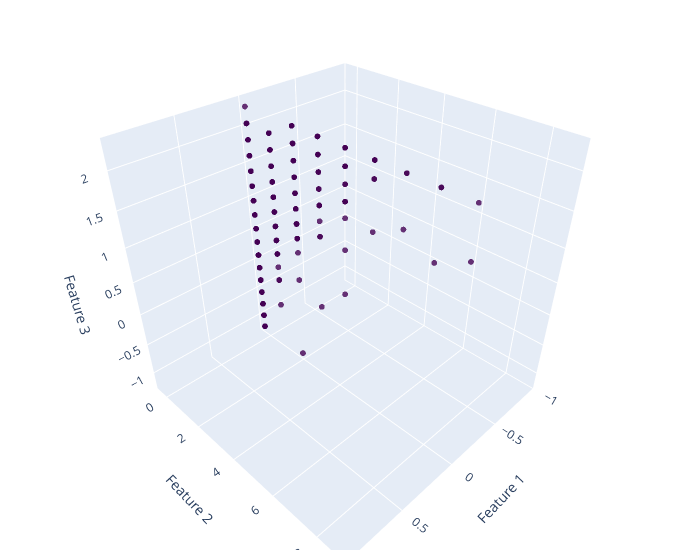
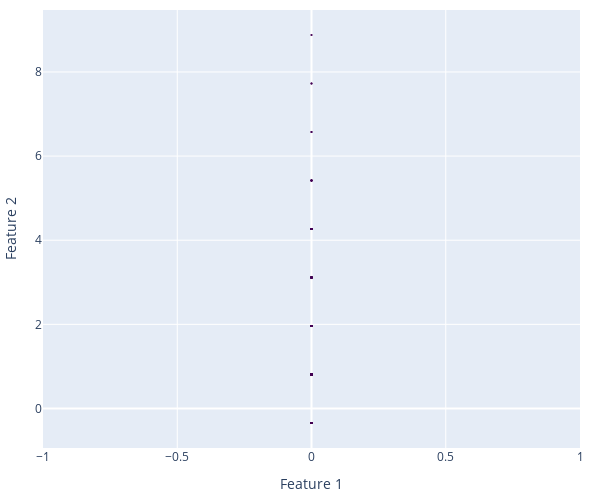

Notebook code for these charts, in order:
### Code cell
import pandas as pd
import numpy as np
from sklearn.cluster import DBSCAN
from sklearn.preprocessing import StandardScaler
from sklearn.metrics import silhouette_score
from sklearn.impute import SimpleImputer
import plotly.graph_objs as go
from plotly.subplots import make_subplots

# Load training data
train_data = pd.read_csv('digitDset_train.csv')
train_data.dropna(inplace=True)

# Scale data
scaler = StandardScaler()
train_data_scaled = scaler.fit_transform(train_data)

# Set range of parameters for grid search
eps_range = np.arange(0.5, 3, 0.1)
min_samples_range = np.arange(2, 10)

# Initialize variables to store best hyperparameters and silhouette score
best_score = -1
best_eps = None
best_min_samples = None

# Grid search over hyperparameters
for eps in eps_range:
    for min_samples in min_samples_range:
        dbscan = DBSCAN(eps=eps, min_samples=min_samples)
        dbscan.fit(train_data_scaled)
        labels = dbscan.labels_
        n_clusters = len(set(labels)) - (1 if -1 in labels else 0)
        if n_clusters > 1:
            score = silhouette_score(train_data_scaled, labels)
            if score > best_score:
                best_score = score
                best_eps = eps
                best_min_samples = min_samples

print('Best hyperparameters:', {'eps': best_eps, 'min_samples': best_min_samples})

# Load test data
test_data = pd.read_csv('digitDset_test.csv')
test_data.dropna(inplace=True)

# Scale test data
test_data_scaled = scaler.transform(test_data)

# Train model on full dataset with best hyperparameters
dbscan = DBSCAN(eps=best_eps, min_samples=best_min_samples)
dbscan.fit(train_data_scaled)

# Cluster test data
test_labels = dbscan.fit_predict(test_data_scaled)
n_clusters = len(set(test_labels)) - (1 if -1 in test_labels else 0)
print('Number of clusters in test data:', n_clusters)

# Plot 3D graph
fig = make_subplots(rows=1, cols=1, specs=[[{'type': 'scatter3d'}]])

trace = go.Scatter3d(
    x=test_data_scaled[:, 0],
    y=test_data_scaled[:, 1],
    z=test_data_scaled[:, 2],
    mode='markers',
    marker=dict(
        size=2,
        color=test_labels,
        colorscale='Viridis',
        opacity=0.8
    )
)
fig.add_trace(trace)

fig.update_layout(scene=dict(
                    xaxis_title='Feature 1',
                    yaxis_title='Feature 2',
                    zaxis_title='Feature 3'),
                    width=700,
                    margin=dict(r=20, b=10, l=10, t=10))

fig.show()

### Figure 1 — Plotly figure (JSON) as saved in the notebook; plotly's stock layout.template omitted (floating-point values rounded to 4 significant figures; data arrays with more than 128 entries replaced by an {"elided": "..."} marker saying what was removed)
{"data": [{"marker": {"color": {"elided": "1796 int values"}, "colorscale": [[0, "#440154"], [0.1111, "#482878"], [0.2222, "#3e4989"], [0.3333, "#31688e"], [0.4444, "#26828e"], [0.5556, "#1f9e89"], [0.6667, "#35b779"], [0.7778, "#6ece58"], [0.8889, "#b5de2b"], [1, "#fde725"]], "opacity": 0.8, "size": 2}, "mode": "markers", "type": "scatter3d", "x": {"elided": "1796 int values"}, "y": {"elided": "1796 float values"}, "z": {"elided": "1796 float values"}}], "layout": {"margin": {"b": 10, "l": 10, "r": 20, "t": 10}, "scene": {"domain": {"x": [0, 1], "y": [0, 1]}, "xaxis": {"title": {"text": "Feature 1"}}, "yaxis": {"title": {"text": "Feature 2"}}, "zaxis": {"title": {"text": "Feature 3"}}}, "width": 700}}

### Figure 2 — Plotly figure (JSON) as saved in the notebook; plotly's stock layout.template omitted (floating-point values rounded to 4 significant figures; data arrays with more than 128 entries replaced by an {"elided": "..."} marker saying what was removed)
{"data": [{"marker": {"color": {"elided": "1796 int values"}, "colorscale": [[0, "#440154"], [0.1111, "#482878"], [0.2222, "#3e4989"], [0.3333, "#31688e"], [0.4444, "#26828e"], [0.5556, "#1f9e89"], [0.6667, "#35b779"], [0.7778, "#6ece58"], [0.8889, "#b5de2b"], [1, "#fde725"]], "opacity": 0.8, "size": 2}, "mode": "markers", "type": "scatter", "x": {"elided": "1796 int values"}, "y": {"elided": "1796 float values"}}], "layout": {"height": 500, "margin": {"b": 10, "l": 10, "r": 20, "t": 10}, "width": 600, "xaxis": {"title": {"text": "Feature 1"}}, "yaxis": {"title": {"text": "Feature 2"}}}}
